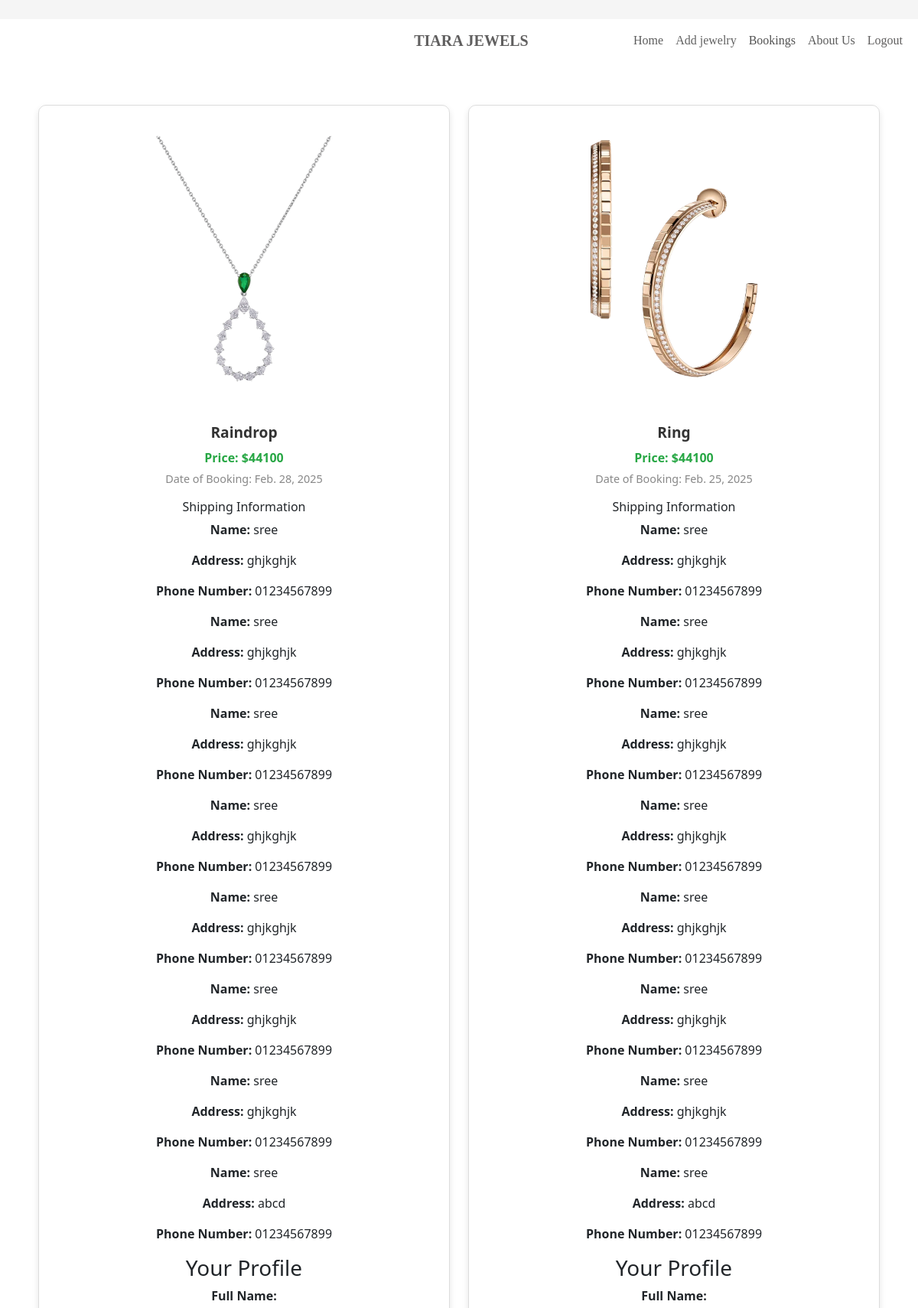
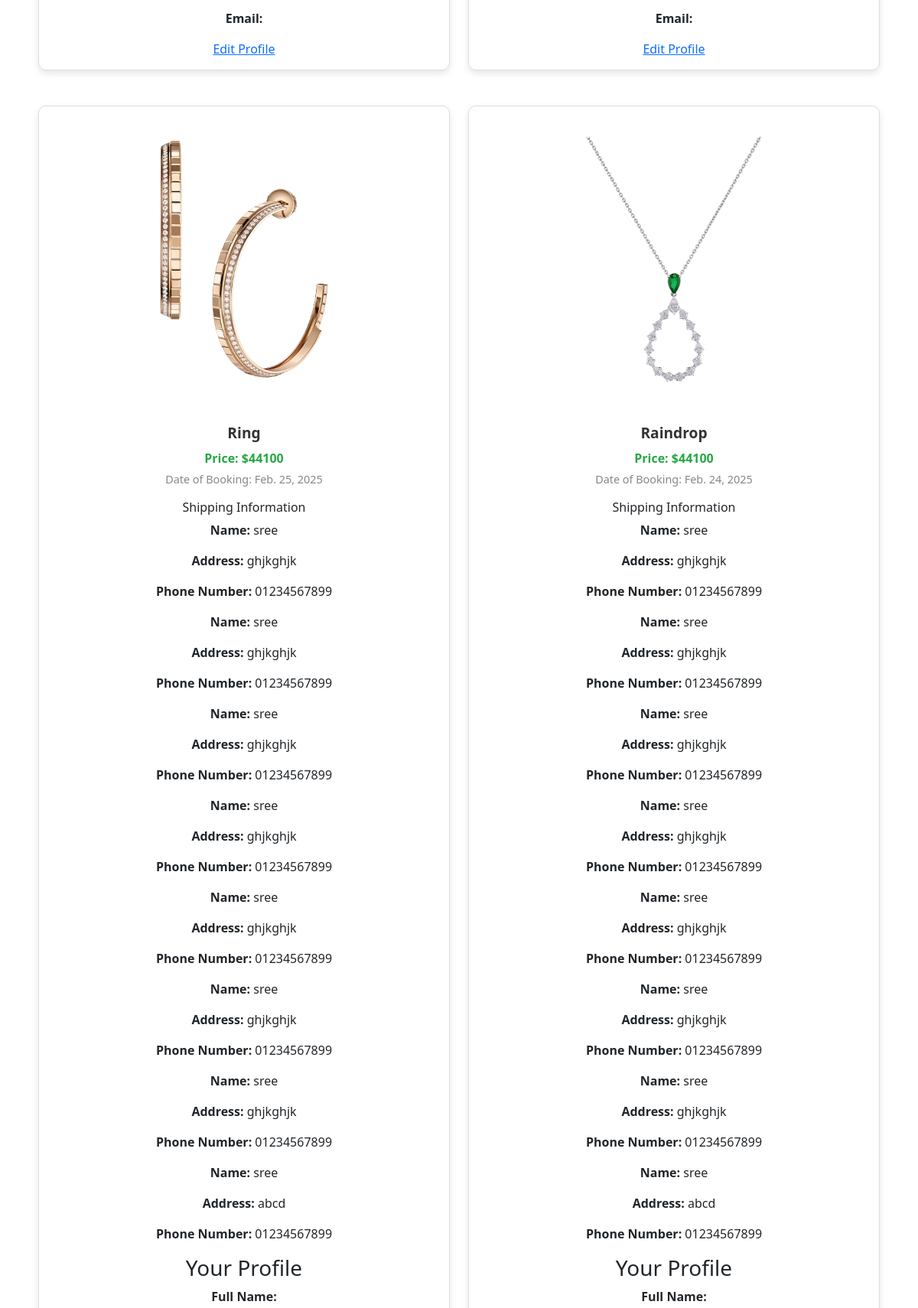
/booking (signed in, upper part), run on the app's committed database (2 pictures, top to bottom).
### app/models.py (models this page shows, shortened)
class Buy(models.Model):
    user=models.ForeignKey(User,on_delete=models.CASCADE)
    product=models.ForeignKey(Jewelry,on_delete=models.CASCADE)
    price=models.IntegerField()
    date=models.DateField(auto_now_add=True)
    quantity = models.PositiveIntegerField(default=1)
    address = models.ForeignKey(Address, on_delete=models.CASCADE, null=True)  # Make it nullable
    is_confirmed = models.BooleanField(default=False)
    order=models.ForeignKey(Order,on_delete=models.CASCADE,null=True)

class Jewelry(models.Model):
    name = models.CharField(max_length=255)
    description = models.TextField()
    material = models.CharField(max_length=100)
    price = models.DecimalField(max_digits=10, decimal_places=2)
    weight = models.DecimalField(max_digits=5, decimal_places=2)
    image = models.ImageField()
    created_at = models.DateTimeField(auto_now_add=True)
    category = models.ForeignKey(JewelryType, on_delete=models.CASCADE)

class Address(models.Model):
    user = models.ForeignKey(User, on_delete=models.CASCADE)
    name = models.CharField(max_length=255)
    address = models.TextField()
    phone_number = models.CharField(max_length=15)
    size = models.IntegerField(default=10)

### app/views.py (the view)
# urls.py: path('booking',views.bookings),
def bookings(req):
    bookings = Buy.objects.all().order_by('-date')
    user_addresses = Address.objects.filter(user=req.user)
    print(f"User: {req.user}")
    print(f"User Addresses: {user_addresses}")
    return render(req, 'shop/booking.html', {'data': bookings, 'user_addresses': user_addresses})

### templates/shop/booking.html (shortened to what this page needs)
<!DOCTYPE html>
<html lang="en">
<head>
    <link href="https://cdn.jsdelivr.net/npm/bootstrap@5.3.3/dist/css/bootstrap.min.css" rel="stylesheet">
    <link rel="stylesheet" href="https://cdn.jsdelivr.net/npm/bootstrap-icons@1.11.3/font/bootstrap-icons.min.css">
    {% load static %}
    <link rel="stylesheet" href="{% static '/css/booking.css' %}">
</head>
<body>
    <div class="line" style="background-color: whitesmoke; width: 100%; height: 25px; color: white; font-size: 13px; padding-left: 33%;"></div>
    <nav class="navbar navbar-expand-lg navbar-light " style="background-color:  white; top: 0px; font-family: 'Times New Roman', Times, serif; font-weight: 400px;">
      <div class="container-fluid">
          <a class="navbar-brand" href="#" style="color: rgb(96, 95, 95); font-weight: 800; padding-left: 45%;"  >TIARA JEWELS</i></a>
          <div class="collapse navbar-collapse" id="navbarNav">
              <ul class="navbar-nav ms-auto">
                  <li class="nav-item">
                      <a class="nav-link active" style="color: rgb(92, 92, 92);" aria-current="page" href="../shop_home">Home</a>
                  </li>
                  <li class="nav-item">
                      <a class="nav-link" style="color: rgb(98, 98, 98)" href="../add_product">Add jewelry</a>
                  </li>
                  <li class="nav-item">
                      <a class="nav-link" style="color: rgb(82, 82, 82)" href="../booking">Bookings</a>
                  </li>
                  <li class="nav-item">
                    <a class="nav-link" style="color: rgb(92, 92, 92); " href="../about1">About Us</a>
                </li>
                  <li class="nav-item">
                      <a class="nav-link" style="color: rgb(96, 95, 95) " href="../logout">Logout</a>
                  </li>
              </ul>
          </div>
      </div>
  </nav>
    <div class="container">
        <div class="row">
            {% for cart_obj in data %}
            <div class="col-lg-6 col-md-12 mt-3 product-item" style="text-align: center;">
                <div class="product-card">
                    <div class="product-image">
                        <img src="{{ cart_obj.product.image.url }}" alt="{{ cart_obj.product.name }}" class="product-img">
                    </div>
                    <div class="product-info">
                        <h5>{{ cart_obj.product.name }}</h5>
                        <p class="price">Price: ${{ cart_obj.price }}</p>
                        <p class="date">Date of Booking: {{ cart_obj.date }}</p>
                        {% if user_addresses %}
                        <div class="user-details">
                            <h6>Shipping Information</h6>
                            {% for address in user_addresses %}
                            <p><strong>Name:</strong> {{ address.name }}</p>
                            <p><strong>Address:</strong> {{ address.address }}</p>
                            <p><strong>Phone Number:</strong> {{ address.phone_number }}</p>
                            {% endfor %}
                        </div>
                        <div class="profile-info">
                            <h3>Your Profile</h3>
                            <p><strong>Full Name:</strong> {{ user_details.full_name }}</p>
                            <p><strong>Email:</strong> {{ user_details.email }}</p>
                            <a href="{% url 'edit_profile' %}" class="edit-link">Edit Profile</a>
                        </div>
                        {% else %}
                        <p>No address provided for this user.</p>
                        {% endif %}
                    </div>
                </div>
            </div>
            {% endfor %}
        </div>
    </div>
    <!DOCTYPE html>
<html lang="en">
<head>
</head>
<body>
</body>
</html>
</body>
</html>

### static/css/booking.css (style rules this page uses)
.container { margin-top: 20px; padding: 20px; }
.product-item { margin-bottom: 30px; }
.product-card { border: 1px solid #ddd; border-radius: 10px; overflow: hidden; box-shadow: 0 4px 8px rgba(0, 0, 0, 0.1); transition: transform 0.3s ease-in-out; }
.product-image .product-img { width: 100%; height: 100%; max-width: 400px; max-height: 400px; object-fit: cover; margin: 0 auto; display: block; border-radius: 5px; }
.product-info { padding: 15px; }
.product-info h5 { font-size: 1.2rem; font-weight: bold; color: #333; margin-bottom: 10px; }
.price { font-size: 1rem; color: #28a745; font-weight: bold; margin-bottom: 5px; }
.date { font-size: 0.9rem; color: #888; }

### data on the page
Buy: product.image (picture), product.name "Raindrop", price "44100", date "Feb. 28, 2025"
Address: name "sree", address "ghjkghjk", phone_number "01234567899"
Address: name "sree", address "ghjkghjk", phone_number "01234567899"
Address: name "sree", address "ghjkghjk", phone_number "01234567899"
Address: name "sree", address "ghjkghjk", phone_number "01234567899"
Address: name "sree", address "ghjkghjk", phone_number "01234567899"
Address: name "sree", address "ghjkghjk", phone_number "01234567899"
Address: name "sree", address "ghjkghjk", phone_number "01234567899"
Address: name "sree", address "abcd", phone_number "01234567899"
Buy: product.image (picture), product.name "Ring", price "44100", date "Feb. 25, 2025"
Buy: product.image (picture), product.name "Ring", price "44100", date "Feb. 25, 2025"
Buy: product.image (picture), product.name "Raindrop", price "44100", date "Feb. 24, 2025"
